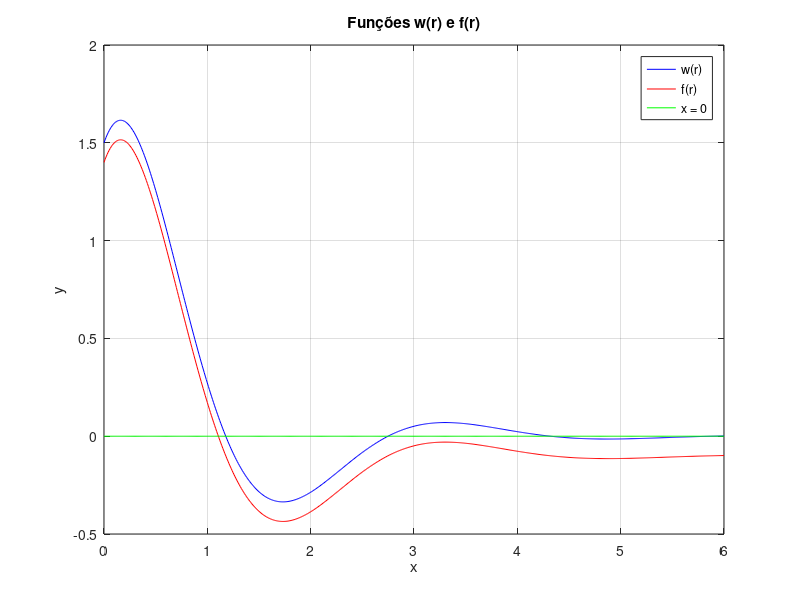

MATLAB code for this plot:
w = @(r) 1.5 .* exp(- 1 .* r) .* (1 .* sin(2 .* r) + cos(2 .* r));
f = @(r) w(r) - 0.1;
i = 0 : 0.01 : 6;

plot(i, w(i), 'b', i, f(i), 'r', i, 0 .* i, 'g');
title('Funções w(r) e f(r)')
xlabel('x');
ylabel('y');
legend('w(r)', 'f(r)', 'x = 0');
grid;